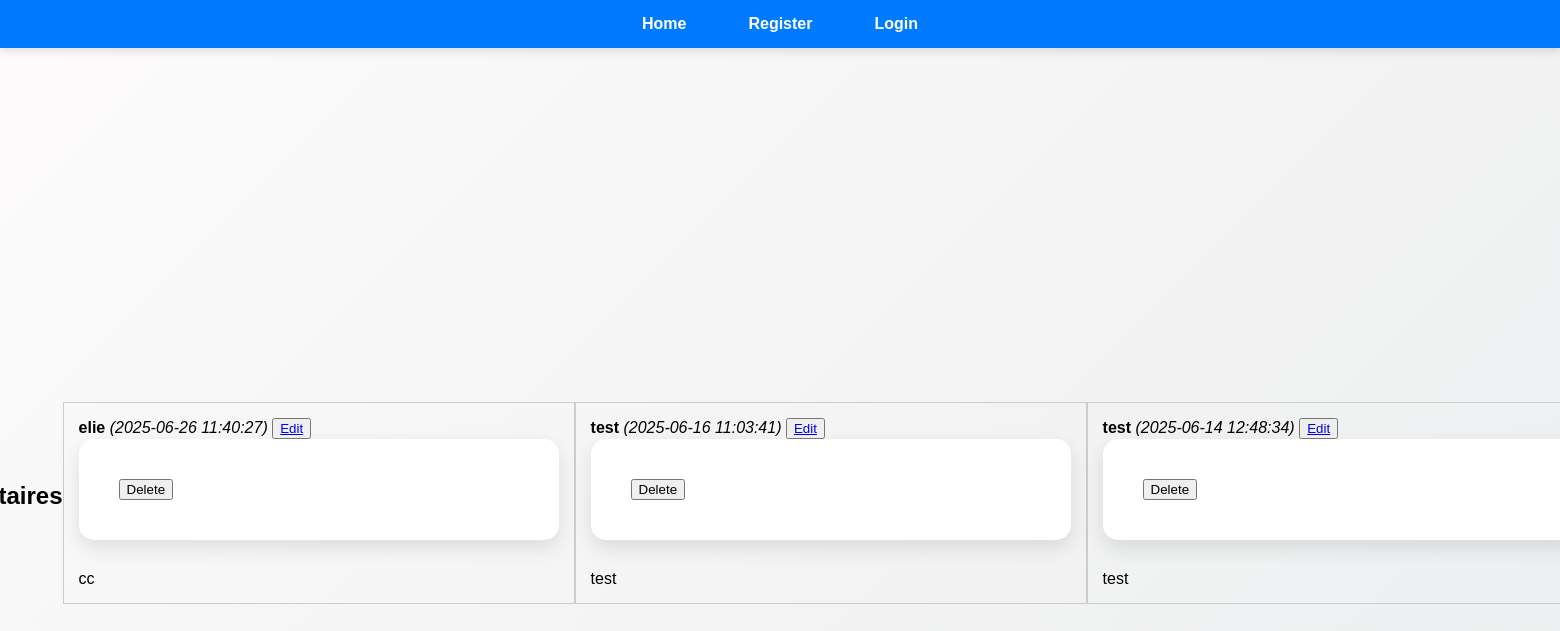
Screenshot of /reco.php?id=1 with the database file from the repository.
### tables this page shows
CREATE TABLE `commentaires` (
  `id` int(11) NOT NULL,
  `nom` varchar(100) NOT NULL,
  `message` text NOT NULL,
  `date_commentaire` datetime DEFAULT CURRENT_TIMESTAMP,
  `url` varchar(255) DEFAULT NULL
);

### fonctions.php (the view, shortened to what this page needs)
<?php
include "_header.php";
?>
<?php function afficherCommentaires(PDO $connexion)
{
    $recoID = $_GET['id'];
    $stmt = $connexion->prepare("SELECT url FROM reco_item WHERE id=:recoID");
    $stmt->execute(['recoID' => $recoID]);
    $url = $stmt->fetchColumn();
    $requete = "SELECT * FROM commentaires INNER JOIN reco_item ON commentaires.url = reco_item.url WHERE reco_item.url = ? ORDER BY date_commentaire DESC";
    $resultat = $connexion->prepare($requete);
    $resultat->execute([$url]);
    $rows = $resultat->fetchAll(PDO::FETCH_ASSOC);
    if ($rows !== null) {
        foreach ($rows as $ligne) {
            echo "<div class='commentaire'>";
            echo "<strong>" . htmlspecialchars($ligne['nom']) . "</strong> <em>(" . $ligne['date_commentaire'] . ")</em>" . htmlspecialchars("\t");
            echo "<button><a href='editComm.php?id=" . $ligne['id'] . "'>Edit</a></button>";
            echo "<form method='POST' onsubmit=\"return confirm('Etes vous sur de vouloir supprimer?')\">";
            echo "<button>Delete</button>";
            echo "</form>";
            echo nl2br(htmlspecialchars($ligne['message']));
            echo "</div>";
        }
    } else {
        ?>
        <p>Aucun commentaire pour le moment.</p>
        <?php
    }
}
?>

### styles/main.css (style rules this page uses)
body { background: linear-gradient(135deg, #fdfbfb, #ebedee); font-family: 'Segoe UI', Tahoma, Geneva, Verdana, sans-serif; display: flex; justify-content: center; align-items: center; height: 100vh; margin: 0; }
form { background-color: white; padding: 40px; border-radius: 15px; box-shadow: 0 8px 20px rgba(0, 0, 0, 0.1); width: 400px; }

### _menu.php (style rules this page uses)
body { padding-top: 70px; }

### commentaires.php (style rules this page uses)
body { font-family: Arial, sans-serif; margin: 40px; }
form { margin-bottom: 30px; }
.commentaire { border: 1px solid #ccc; padding: 15px; margin-bottom: 15px; }

### rows the page displays
commentaires: nom "elie", date_commentaire "2025-06-26 11:40:27", message "cc"
commentaires: nom "test", date_commentaire "2025-06-16 11:03:41", message "test"
commentaires: nom "test", date_commentaire "2025-06-14 12:48:34", message "test"
